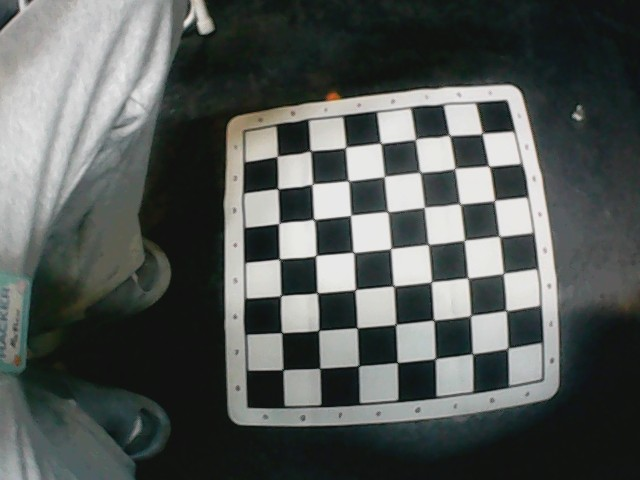
#> input picture vision/SHITUSBCAMERACALIBRATIONIMAGES/WIN_20261024_21_08_44_Pro.jpg, 640 x 480 px, given in place of the camera
$ python axis_check.py vision/SHITUSBCAMERACALIBRATIONIMAGES/WIN_20261024_21_08_44_Pro.jpg 1.0
#> lines starting #> are read from the running program, lines starting #| are printed output that depends on the picture; after the words box and inside, x2 and y2 are one past the last pixel; in counts of white or black regions, pixels touching at a corner belong together
#> (reads camera_intrinsics.json from the repository)
#> (reads pcb_geometry.json from the repository)
### pivot_cal.py
"""Camera-to-tip offset by pivot calibration, no contact needed.

The tip is a fixed point in the camera frame, on the ray through the tip pixel (probe_point.json). Unknown: its
depth Z along the optical axis. The server tilts the wrist with the tip held at the same place, so at every tilt the
tip must land on the same board-frame point X:   R_i^T (Z * r - t_i) = X   (r = [xn, yn, 1]).
Solved by linear least squares in (Z, X) from the board pose at several tilts.

Usage: python pivot_cal.py [--step-deg 6] [--max-steps 3] [--send]     (dry run without --send)
"""
import argparse
import json
import time
from pathlib import Path

import cv2
import numpy as np

from arm_client import Arm
from pcb_pnp import solve_frame
from pcb_snapshot import grab  # noqa: F401  (kept so the camera helpers stay in one place)
from pnp_test import load_intrinsics

import urllib.request

HERE = Path(__file__).resolve().parent
URL = "http://127.0.0.1:8765"


# [5 lines left out: function post, not called in this run]


_BF = [None]


def _features():
    """The silkscreen-feature reference (feature_pose.py), if it has been built."""
    if _BF[0] is None:
        try:
            from feature_pose import NPZ, BoardFeatures
            _BF[0] = BoardFeatures.load() if NPZ.exists() else False
        except Exception:
            _BF[0] = False
    return _BF[0]


def pose_here(cap, K, dist, obj, prev_R, flip, n=8, drain=25):
    """Board pose from the camera: silkscreen features first (glare-proof), colour segmentation as the fallback."""
#> called with K = array of shape (3, 3), dist = array of shape (5,), obj = array of shape (4, 3), flip = True, n = 8, drain = 25
    for _ in range(drain):                                # drain the camera's buffer, and let auto-exposure settle
        cap.read()
#> this loop made 25 passes
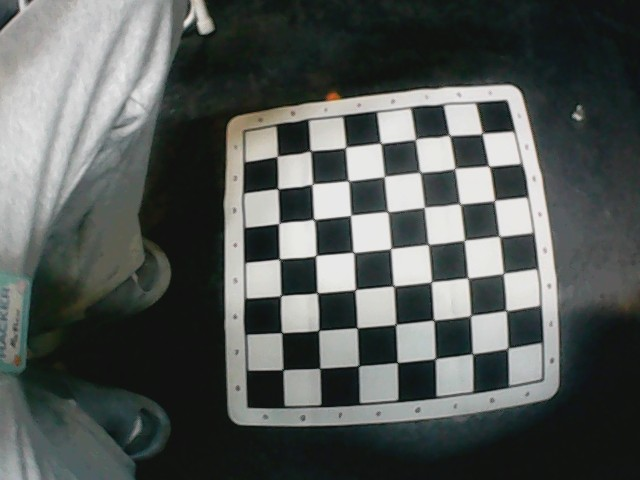
#> input picture vision/SHITUSBCAMERACALIBRATIONIMAGES/WIN_20261024_21_08_44_Pro.jpg, 640 x 480 px, given in place of the camera
    rv, tv, fits = [], [], []
    bf = _features()
#> (reads board_features.npz from the repository)
    for _ in range(n):
        ok, frame = cap.read()
        if not ok:
            continue
        if bf:
            r = bf.solve(frame, K, dist)
            if r is not None and r[0] <= 2.5:
                fits.append(r[0])
                rv.append(r[1].ravel())
                tv.append(r[2].ravel())
                continue
        res = solve_frame(frame, obj, K, dist, prev_R, flip)
        best = None if res is None else res[0]
        if best is None or best[0] > 3.0:                 # a bad corner fit means a bad frame: drop it
            continue
        fits.append(best[0])
        rv.append(best[2].ravel())
        tv.append(best[3].ravel())
#> this loop made 6 passes
#> pass 1, in segment, `mask = cv2.inRange(hsv, np.array(lo), np.array(hi))`:
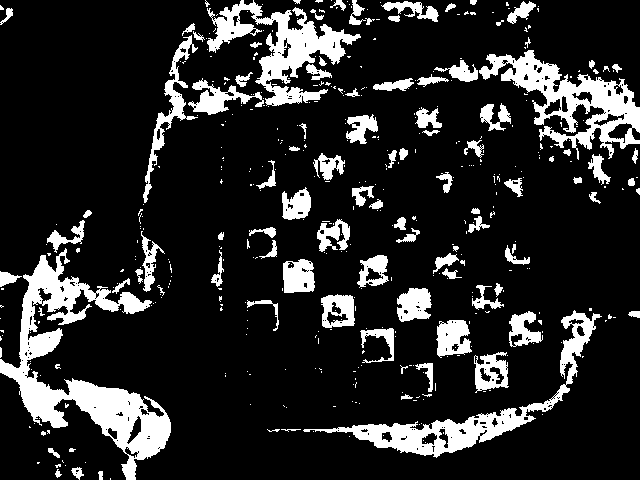
#> mask: shape (480, 640); 15.9% white; 444 white regions (343 under 20 px), largest, box (x1, y1, x2, y2) and area: (0, 248, 171, 480) 10799, (479, 50, 640, 160) 5897, (303, 310, 602, 458) 5507
#> pass 1, in segment, `mask = cv2.morphologyEx(mask, cv2.MORPH_CLOSE, k)`:
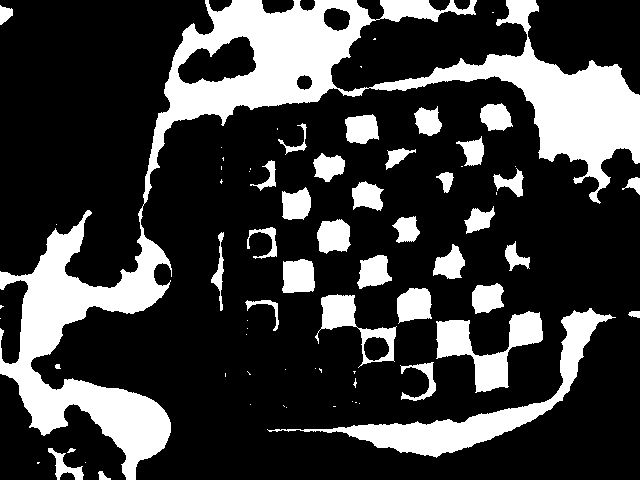
#> mask: shape (480, 640); 23.9% white; 71 white regions (35 under 20 px), largest, box (x1, y1, x2, y2) and area: (0, 0, 640, 480) 46651, (267, 308, 616, 458) 7048, (436, 311, 543, 393) 3396
#> frame is the input picture: shape (480, 640, 3); mean B, G, R 86.7, 89.2, 84.3
#> after the loop, fits = []; rv = []; tv = []
    if len(rv) < (2 if bf else 4):
        return None
    rvec = np.median(rv, axis=0).reshape(3, 1)
    tvec = np.median(tv, axis=0).reshape(3, 1)
    return rvec, tvec, float(np.median(fits))


# [94 lines left out: function main, not called in this run]


# [2 lines that do not run on import are left out]

### feature_pose.py
"""Board pose from the silkscreen itself: match SIFT features against a reference whose points have known board-plane
coordinates, then solve PnP from hundreds of 3D-2D pairs. No colour mask, so glare and wood can't cut the board.

The reference is built once from a frame whose pose is already good (the colour-segmentation PnP, corner fit < ~1.5 px):
every SIFT keypoint inside the board outline gets its board-plane (x, y, 0) mm from the ray-plane intersection.
    python feature_pose.py build FRAME.jpg [--flip]     writes board_features.npz
    python feature_pose.py test FRAME.jpg               solves that frame from the features
"""
import json
import sys
from pathlib import Path

import cv2
import numpy as np

from pcb_pnp import solve_frame
from pnp_test import load_intrinsics, to_board

HERE = Path(__file__).resolve().parent
NPZ = HERE / "board_features.npz"


def _sift():
    return cv2.SIFT_create(nfeatures=4000, contrastThreshold=0.02)


class BoardFeatures:
    def __init__(self, desc, pts3d):
        self.desc, self.pts3d = desc.astype(np.float32), pts3d.astype(np.float32)
        self.sift = _sift()
        self.matcher = cv2.BFMatcher(cv2.NORM_L2)

    @classmethod
    def load(cls, path=NPZ):
        d = np.load(path)
        return cls(d["desc"], d["pts3d"])

    def save(self, path=NPZ):
        np.savez_compressed(path, desc=self.desc, pts3d=self.pts3d)

    # [11 lines left out: function build, not called in this run]

    def solve(self, frame, K, dist, min_inliers=15, ignore=None):
        """Returns (rms_px, rvec, tvec, n_inliers) or None. ignore: 255 where not to look (the probe)."""
        gray = cv2.cvtColor(frame, cv2.COLOR_BGR2GRAY)
        kps, desc = self.sift.detectAndCompute(gray, None if ignore is None else cv2.bitwise_not(ignore))
        if desc is None or len(kps) < min_inliers:
            return None
        good = []
        for m, n in self.matcher.knnMatch(desc, self.desc, k=2):
            if m.distance < 0.75 * n.distance:
                good.append(m)
        if len(good) < min_inliers:
            return None
        img = np.array([kps[m.queryIdx].pt for m in good], np.float32)
        obj = self.pts3d[[m.trainIdx for m in good]]
        try:
            ok, rvec, tvec, inl = cv2.solvePnPRansac(obj, img, K, dist, iterationsCount=300, reprojectionError=4.0,
                                                     confidence=0.999, flags=cv2.SOLVEPNP_SQPNP)
        except cv2.error:                       # SQPnP can assert on a degenerate sample; skip this frame
            return None
        if not ok or inl is None or len(inl) < min_inliers:
            return None
        inl = inl.ravel()
        rvec, tvec = cv2.solvePnPRefineLM(obj[inl], img[inl], K, dist, rvec, tvec)
        rep = cv2.projectPoints(obj[inl], rvec, tvec, K, dist)[0].reshape(-1, 2)
        rms = float(np.sqrt(np.mean(np.sum((rep - img[inl]) ** 2, axis=1))))
        return rms, rvec, tvec, len(inl)


# [27 lines that do not run on import are left out]

### pcb_pnp.py
"""PnP from the PCB itself: segment the green board from the brown background, fit its 4 corners,
solve the pose against the known 55 x 74 mm outline (pcb_geometry.json from the KiCad file), and draw
where every header pad is. Click anywhere to read the board coordinates (mm) and the nearest pad.

  left-click  board coordinates under the cursor + nearest pad
  f           flip the board 180 deg (a rectangle can't tell; this picks the first orientation, then it stays continuous)
  m           show / hide the green mask
  q / Esc     quit
"""
import argparse
import json
from pathlib import Path

import cv2
import numpy as np

from pnp_test import load_intrinsics, to_board

HERE = Path(__file__).resolve().parent
# This camera renders the board blue-green (OpenCV hue ~95-104, saturation high) and the wood nearly grey (saturation < 45).
HSV_LO, HSV_HI = (40, 70, 40), (115, 255, 255)


def segment(frame, lo, hi):
    hsv = cv2.cvtColor(frame, cv2.COLOR_BGR2HSV)
    mask = cv2.inRange(hsv, np.array(lo), np.array(hi))
    k = cv2.getStructuringElement(cv2.MORPH_ELLIPSE, (15, 15))
    mask = cv2.morphologyEx(mask, cv2.MORPH_CLOSE, k)          # fills silkscreen, pads and holes
    mask = cv2.morphologyEx(mask, cv2.MORPH_OPEN, k)
    return mask


def board_corners(mask, min_area, merge=False):
    """merge: the board may be cut in pieces (the probe masked out across it), so fit around every big piece together."""
    cs, _ = cv2.findContours(mask, cv2.RETR_EXTERNAL, cv2.CHAIN_APPROX_SIMPLE)
    if not cs:
        return None, None
    c = max(cs, key=cv2.contourArea)
    if merge:
        big = [x for x in cs if cv2.contourArea(x) >= 0.15 * cv2.contourArea(c)]
        c = np.vstack(big) if cv2.contourArea(c) >= min_area else c
    if cv2.contourArea(c) < min_area:
        return None, None
    hull = cv2.convexHull(c)
    peri = cv2.arcLength(hull, True)
    quad = None
    for eps in np.linspace(0.01, 0.08, 15):
        approx = cv2.approxPolyDP(hull, eps * peri, True)
        if len(approx) == 4:
            quad = approx.reshape(4, 2).astype(np.float32)
            break
    if quad is None:
        quad = cv2.boxPoints(cv2.minAreaRect(hull)).astype(np.float32)
    ctr = quad.mean(axis=0)
    quad = quad[np.argsort(np.arctan2(quad[:, 1] - ctr[1], quad[:, 0] - ctr[0]))]      # clockwise on screen
    quad = np.roll(quad, -int(np.argmin(quad.sum(axis=1))), axis=0)                    # start at the top-left-most
    return quad, c


def solve(quad, obj, K, dist, prev_R, flip, pick=None):
    cands = []
    for k in range(4):
        o = np.roll(obj, k, axis=0)
        ok, rvec, tvec = cv2.solvePnP(o, quad, K, dist, flags=cv2.SOLVEPNP_IPPE)
        if not ok:
            continue
        rvec, tvec = cv2.solvePnPRefineLM(o, quad, K, dist, rvec, tvec)
        rep = cv2.projectPoints(o, rvec, tvec, K, dist)[0].reshape(-1, 2)
        cands.append((float(np.sqrt(np.mean(np.sum((rep - quad) ** 2, axis=1)))), k, rvec, tvec))
    if not cands:
        return None
    cands.sort(key=lambda c: c[0])
    pair = cands[:2]                                             # the two 180-degree-apart readings fit equally well
    if pick is not None:                                         # something on the board tells the two ends apart
        best = max(pair, key=pick)
    elif prev_R is not None:
        ang = lambda c: np.arccos(np.clip((np.trace(prev_R.T @ cv2.Rodrigues(c[2])[0]) - 1) / 2, -1, 1))
        best = min(pair, key=ang)
    else:
        best = sorted(pair, key=lambda c: c[1])[1 if flip else 0]
    return best


HSV_CANDIDATES = [((35, 50, 30), (95, 255, 255)), ((40, 70, 40), (115, 255, 255)),
                  ((38, 60, 30), (105, 255, 255)), ((45, 100, 40), (110, 255, 255))]


# [16 lines left out: function anchor_score, not called in this run]


def solve_frame(frame, obj, K, dist, prev_R, flip, roi=None, anchor=None, ignore=None):
    """Try several colour ranges and keep the corner fit that matches the known rectangle best.
    A wrong quad (glare cutting the board, wood joining it) fits the rectangle badly, so the fit is its own check.
    roi: (x0, y0, x1, y1) as fractions of the frame to search; default skips the old bench's edge stickers.
    anchor: a bright, unsaturated board point {"x", "y"} (mm) that picks between the two 180-degree readings.
    Returns ((rms, k, rvec, tvec), quad, mask) or None."""
    best = None
    h, w = frame.shape[:2]
    fx0, fy0, fx1, fy1 = roi or (0.15, 0.05, 0.85, 0.85)                            # the bench's green stickers sit at the edges
    x0, y0, x1, y1 = int(fx0 * w), int(fy0 * h), int(fx1 * w), int(fy1 * h)
    for lo, hi in HSV_CANDIDATES:
        mask = segment(frame, lo, hi)
        inside = np.zeros_like(mask)
        inside[y0:y1, x0:x1] = mask[y0:y1, x0:x1]
        mask = inside
        if ignore is not None:                                   # the probe: never part of the board
            mask[ignore > 0] = 0
        quad, _ = board_corners(mask, 0.005 * h * w, merge=ignore is not None)
        if quad is None:
            continue
        r = solve(quad, obj, K, dist, prev_R, flip, anchor_score(frame, K, dist, anchor) if anchor else None)
        if r is not None and (best is None or r[0] < best[0][0]):
            best = (r, quad, mask)
    return best


# [124 lines left out: functions find_pad, draw_arrow, main, not called in this run]


# [2 lines that do not run on import are left out]

### arm_client.py
"""Tiny client for the arm server, for Jev (or any script) to call.

Jogs are in millimetres in the wrist-camera frame: +right, +up (image up), +in (toward the
board along the probe). Each call is capped at 10 mm per axis; loop for bigger moves.

    from arm_client import Arm
    arm = Arm()
    arm.jog(right=2)            # nudge the probe right in the image
    arm.jog(up=-1, in_=0.5)
    arm.tilt(5)                 # tilt the probe 5 deg, tip stays put
    arm.select_tool("logic")    # turn the turret to a tool head: scope, logic or dmm
    arm.stop()                  # hold position (real arm only)
    arm.tof_height()            # tip height above the board from the ToF, mm, or None
    arm.sensors()               # ToF and the 8x8 thermal frame (needs --sensors)
"""
import json
import urllib.request


class Arm:
    def __init__(self, url="http://127.0.0.1:8765"):
        self.url = url.rstrip("/")

    # [24 lines left out: functions _post, state, jog, not called in this run]

    def touch_off(self):
        """Call while the probe tip is touching the board: sets the board height from the tip."""
        return self._post({"cmd": "touch_off"})

    def tilt(self, deg):
        return self._post({"cmd": "tilt", "deg": deg})

    # [18 lines left out: functions select_tool, point_down, not called in this run]

    def stop(self):
        return self._post({"cmd": "stop"})

    # [12 lines left out: functions sensors, tof_height, not called in this run]

### pnp_test.py
"""PnP drift test: does a point marked on the board stay put while the camera moves?

Each frame the board (the checkerboard, or an AprilTag with --tag-mm) is detected and its pose is solved
with solvePnP using the calibrated intrinsics. A point you click is turned into board coordinates
(ray from the camera meets the board plane) and re-projected with every new pose. No arm odometry, no filter.

  left-click   mark a point on the board plane (e.g. a pin position)
  right-click  after moving, click where that same physical spot really is now -> prints the error
  c            clear     q / Esc   quit
"""
import argparse
import csv
import json
import time
from pathlib import Path

import cv2
import numpy as np

HERE = Path(__file__).resolve().parent


def load_intrinsics(path):
    d = json.loads(Path(path).read_text(encoding="utf-8-sig"))
    return (np.array(d["camera_matrix"], float), np.array(d["distortion_coefficients"], float).ravel(),
            (int(d["image_width"]), int(d["image_height"])))


class Checkerboard:
    # [44 lines left out: functions __init__, detect, solve, not called in this run]


class Tag:
    # [24 lines left out: functions __init__, solve, to_board, not called in this run]


def to_pixel(pt_board, K, dist, rvec, tvec):
    return cv2.projectPoints(np.array([pt_board], np.float32), rvec, tvec, K, dist)[0].reshape(2)


# [108 lines left out: function main, not called in this run]


# [2 lines that do not run on import are left out]

### axis_check.py
"""Does a jog move the camera where the arm's own encoders say it moved?  Compare, for one small jog:
  - the encoders' tip displacement (base frame, mm)
  - the camera's displacement from PnP (board frame, mm), C = -R^T t
Both are rigid with the tip, so their lengths must match, and a vertical jog must be vertical in both."""
import json
import sys
import time
from pathlib import Path

import cv2
import numpy as np

from arm_client import Arm
from pivot_cal import pose_here
from pnp_test import load_intrinsics

HERE = Path(__file__).resolve().parent
axis, amount = sys.argv[1], float(sys.argv[2])            # e.g. in -5
K, dist, _ = load_intrinsics(HERE / "camera_intrinsics.json")
geo = json.loads((HERE / "pcb_geometry.json").read_text(encoding="utf-8-sig"))
obj = np.array([[0, 0, 0], [geo["width"], 0, 0], [geo["width"], geo["height"], 0], [0, geo["height"], 0]], np.float32)
cap = cv2.VideoCapture(1, cv2.CAP_DSHOW)
cap.set(cv2.CAP_PROP_FOURCC, cv2.VideoWriter_fourcc(*"MJPG"))
cap.set(cv2.CAP_PROP_FRAME_WIDTH, 1920)
cap.set(cv2.CAP_PROP_FRAME_HEIGHT, 1080)
arm = Arm()
prev = [None]


def look():
    p = pose_here(cap, K, dist, obj, prev[0], True)
    if p is None:
        raise SystemExit("board not found")
    R = cv2.Rodrigues(p[0])[0]
    prev[0] = R
    s = arm.state(measure=True)
    return -R.T @ p[1].ravel(), np.array(s["measured_tip"], float) * 1000, s


c0, t0, s0 = look()
r = arm.jog(**{"right" if axis == "right" else "up" if axis == "up" else "in_": amount})
print("jog:", r.get("msg"), r.get("note") or "")
time.sleep(2.5)
c1, t1, s1 = look()
dc, dt = c1 - c0, t1 - t0
print(f"camera (PnP, board frame, Z down): moved ({dc[0]:+.1f}, {dc[1]:+.1f}, {dc[2]:+.1f}) mm  |{np.linalg.norm(dc):.1f}|  -> vertical {-dc[2]:+.1f} mm (up positive)")
print(f"tip (encoders, base frame, Z up):  moved ({dt[0]:+.1f}, {dt[1]:+.1f}, {dt[2]:+.1f}) mm  |{np.linalg.norm(dt):.1f}|  -> vertical {dt[2]:+.1f} mm")
print(f"model's depth axis (base frame): {np.round(s0['camera_axes']['depth'], 2)}  phi {s0['phi']:.1f}")
arm.jog(**{"right" if axis == "right" else "up" if axis == "up" else "in_": -amount})
time.sleep(2.0)
cap.release()
